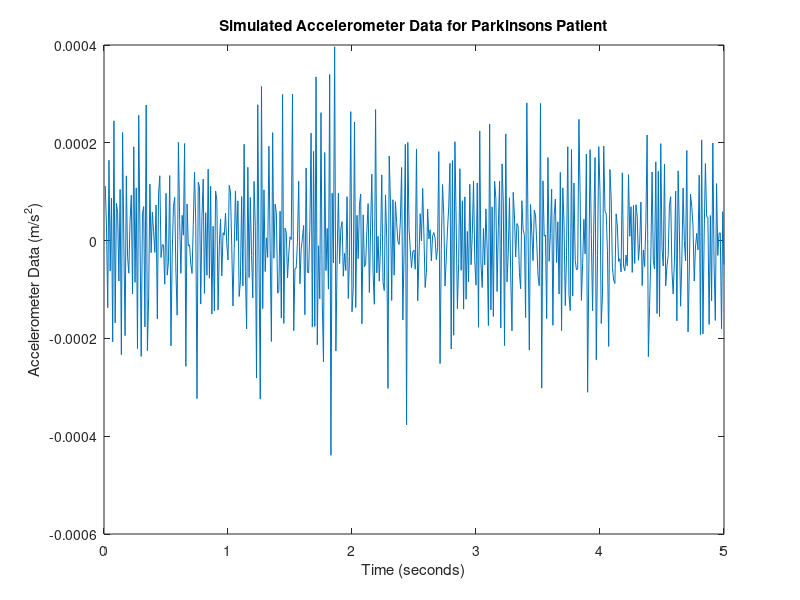

Recreate this plot in MATLAB.
%Reversing tremordetection steps to make simulated data
%Parkinson's patient, no voluntary motion

%Simulated data should end up with peakf between 3.5 and 7.5 Hz.  Studies
%show 4, 5, 6, one shows 8; use 5.5 Hz, halfway point
peakf=5.5;
f=(0.1:0.1:50);
ps=zeros(1,500);
fs=100;

div1=3.2*10;
divf=50*10;

%Without voluntary motion, low frequencies have low amplitude, 3-8% of peak
volampa=0.03;
volampb=0.08;
for i=1:div1
    ps(i)=volampa+(volampb-volampa)*rand;
end

%Between 0 and 1 percent for all other frequencies
for i=div1+1:divf
    ps(i)=0.01*rand;
end

%ps is simulated frequency data; perform ifft to get simulated
%accelerometer data

%"Unprocess" first, make more realistic/"raw"
%Add in noise
angles=rand(1,500)*2*pi;
Re=zeros(1,500);
Im=zeros(1,500);
for i=1:500
    Re(i)=ps(i)*cos(angles(i));
    Im(i)=ps(i)*sin(angles(i));
end
psnew=Re+(Im*1j);
%Taper ends with tukeywin
psnew=psnew.*tukeywin(500,0.75)';

%Now convert to time
simdatmag=ifft(psnew);
save('SimulatedData1b','simdatmag')

%plot Accelerometer data
x=0.01*(1:500);
figure
plot(x,simdatmag)
xlabel('Time (seconds)')
ylabel('Accelerometer Data (m/s^2)')
title('Simulated Accelerometer Data for Parkinsons Patient')

%Does the simulated frequency data actually match the PD metrics?
peakpower=sum(ps(52:58));
totpower=sum(ps(32:120));
rat=peakpower/totpower;
if rat>=0.85
    fprintf('Peak Power is %d of total power spectra\n',rat)
    fprintf('Tremor detected is valid Parkinsons tremor\n')
else
    fprintf('No Parkinsons, peak power is %d\n', rat)
end